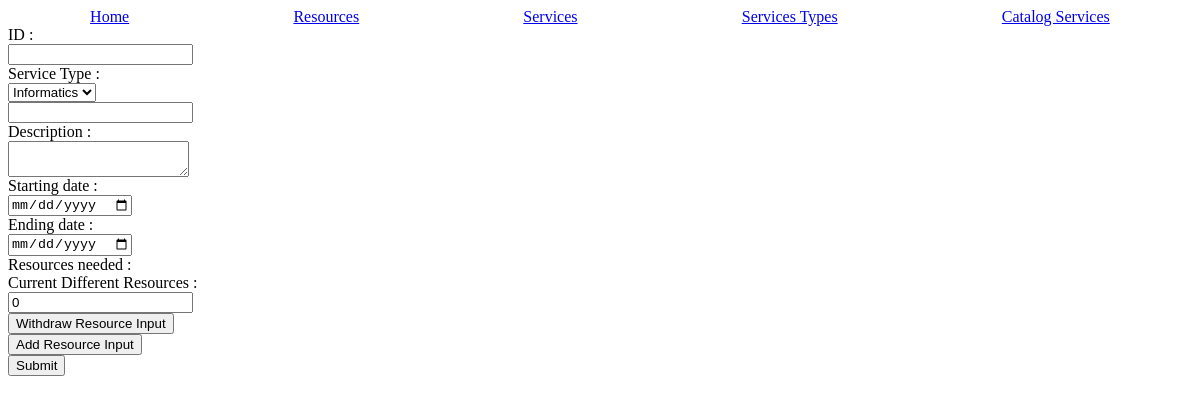
/service/23, run on an earlier commit of the app's database.
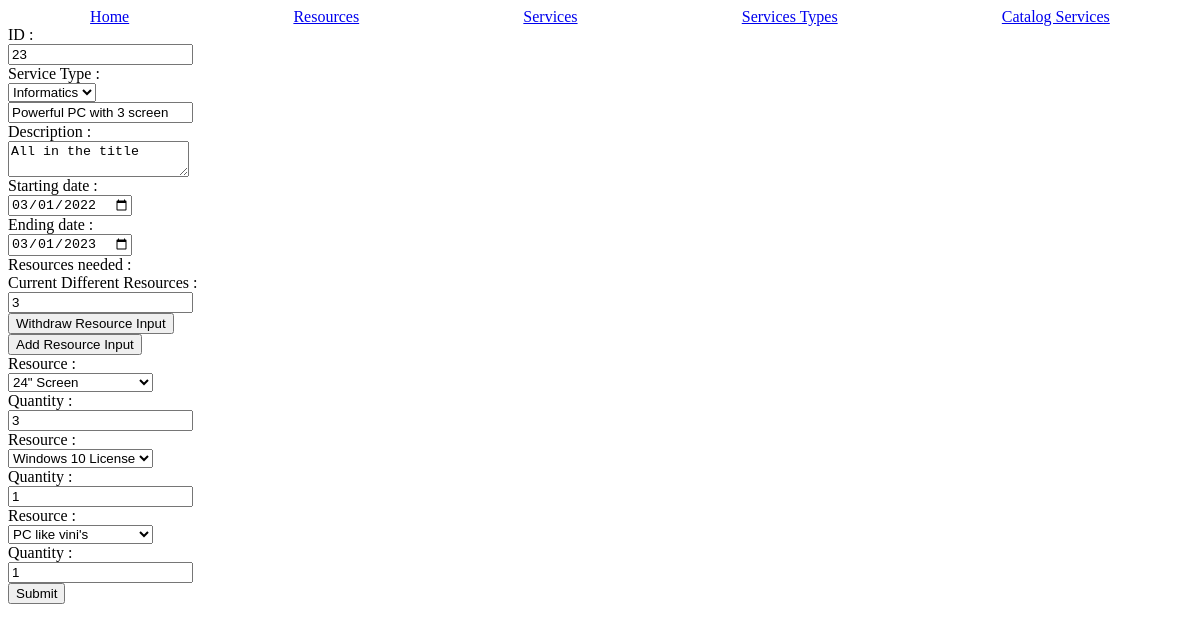
And on a later commit of the database.
### tables this page shows
CREATE TABLE "services" (
	"id"	INTEGER UNIQUE,
	"desc"	TEXT NOT NULL,
	"service_type_id"	INTEGER NOT NULL,
	"starting_date"	TEXT NOT NULL,
	"ending_date"	TEXT NOT NULL,
	"name"	TEXT NOT NULL,
	PRIMARY KEY("id" AUTOINCREMENT),
	FOREIGN KEY("service_type_id") REFERENCES "services_types"("id")
);

CREATE TABLE "resources_per_service" (
	"id"	INTEGER UNIQUE,
	"service_id"	INTEGER NOT NULL,
	"resource_id"	INTEGER NOT NULL,
	"quantity"	INTEGER NOT NULL,
	PRIMARY KEY("id" AUTOINCREMENT),
	FOREIGN KEY("service_id") REFERENCES "services"("id"),
	FOREIGN KEY("resource_id") REFERENCES "resources"("id")
);

### main.py (the view)
@app.route('/service/<id>')
def edit_service(id):
    data_service = utils.getRowFromDb('SELECT * from services WHERE id = ?', (id,));
    data_resources = utils.getRowsFromDb('SELECT * from resources');
    data_resources_per_service = utils.getRowsFromDb('SELECT * from resources_per_service WHERE service_id = ?',
    (id,));
    data_services_types = utils.getRowsFromDb('SELECT * from services_types');
    return render_template('edit-service.html.jinja', service=data_service, resources_per_service=data_resources_per_service, resources=data_resources, services_types=data_services_types);

### utils.py (called while the page is built)
def dictFactory(cursor, row) -> dict:
    d = {};
    for idx, col in enumerate(cursor.description):
        d[col[0]] = row[idx];
    return d;

def connectDb(path : str = 'db/db.db') -> sqlite3.Connection:
    db = None;
    try:
        db = sqlite3.connect(path);
        db.row_factory = dictFactory;
    except Exception as err:
        flash("Can't connect do database " + str(err), 'error');
    return db;

def getRowsFromDb(request : str, values : tuple = None) -> dict:
    elementsFromDb : dict = None
    try:
        db = connectDb();
        cursor = db.cursor();
        if(type(values) is tuple):
            elementsFromDb = cursor.execute(request, values).fetchall();
        else:
            elementsFromDb = cursor.execute(request).fetchall();
        db.close();
    except Exception as err:
        flash("Can't execute SQL request " + str(err), 'error')
    return elementsFromDb;

### templates/edit-service.html.jinja (shortened to what this page needs)
{% extends "base.html.jinja" %}
{% block content %}
<form name="edit-service" method="POST" action="/services" class="add-form">
<div class="add-form">
        <label for="id">ID :</label>
        <input name="id" type="number" readonly value="{{service['id']}}">
    <label for="service_type">Service Type :</label>
    <select name="service_type" value="{{service['service_type_id']}}">
        {% for service_type in services_types %}
            {% if service_type['id'] == service['service_type_id'] %}
                <option value="{{service_type['id']}}" selected>{{service_type['name']}}</option>
            {% else %}
                <option value="{{service_type['id']}}">{{service_type['name']}}</option>
            {% endif %}
        {% endfor %}
    <input name="name" type="text" required value="{{service['name']}}">
    <label for="desc">Description :</label>
    <textarea name="desc" id="desc" required>{{service['desc']}}</textarea>
    <label for="starting_date">Starting date :</label>
    <input type="date" name="starting_date" required value="{{service['starting_date']}}">
    <label for="ending_date">Ending date :</label>
    <input type="date" name="ending_date" required value="{{service['ending_date']}}">
    <label for="resources_needed">Resources needed :</label>
    <div id="resources_div" class="add-form">
    <label for="different_resources_count">Current Different Resources :</label>
    <input type="number" name="different_resources_count" readonly value="{{resources_per_service|length}}" id="different_resources_count">
    <input type="button" value="Withdraw Resource Input" id="withdraw-resource-button">
    <input type="button" value="Add Resource Input" id="add-resource-button">
    {% for resource_per_service in resources_per_service %}
    <label for="resource_id_{{loop.index - 1}}">Resource :</label>
    <select name="resource_id_{{loop.index - 1}}">
        {% for resource in resources %}
            {% if resource_per_service['resource_id'] == resource['id'] %}
                <option value="{{resource['id']}}" selected>{{resource['name']}}</option>
            {% else %}
                <option value="{{resource['id']}}">{{resource['name']}}</option>
            {% endif %}
        {% endfor %}
    </select>
    <label for="quantity_{{loop.index - 1}}">Quantity :</label>
    <input name="quantity_{{loop.index - 1}}" type="number" value="{{resource_per_service['quantity']}}" min="1" step="1">
    {% endfor %}
    </div>
    <input type="submit" name="update_service">
</div>
</form>
{% endblock %}

What changed in the data, as far as the page shows it:
added services: id "23", name "Powerful PC with 3 screen", desc "All in the title", starting_date "03/01/2022", ending_date "03/01/2023"
added resources_per_service: quantity "3"
added resources_per_service: quantity "1"
added resources_per_service: quantity "1"
Also different on the page:
form field different_resources_count: "0" → "3"
